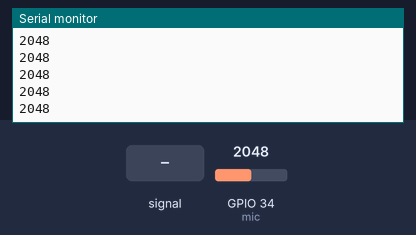
Bench run of a sketch on a simulated ESP32. Parts: the last lines printed to the serial monitor. The inputs (shaded band) are chosen by the test bench; at power-on: GPIO 34 (mic) = 2048.

Above: at 1.2 s.
1.3 s: GPIO 34 (mic) fed a 200 Hz sine of ±327 counts around its level
At 2.1 s:
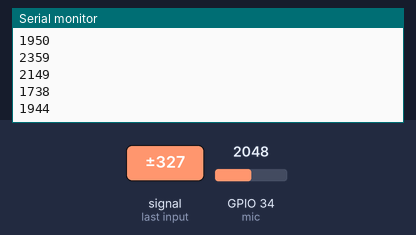
2.8 s: GPIO 34 (mic) set to 2866
At 3.5 s:
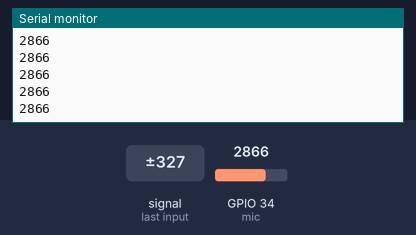
4.3 s: GPIO 34 (mic) fed a 1000 Hz sine of ±1023 counts around its level
5.8 s: GPIO 34 (mic) set to 4095
At 6.4 s:
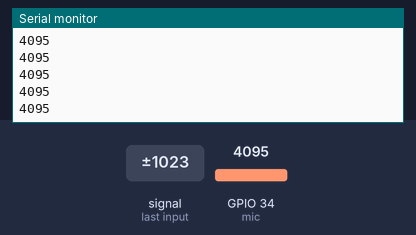
Timing chart, 0 to 8.3 s (numbered marks = the images above; inputs shaded):
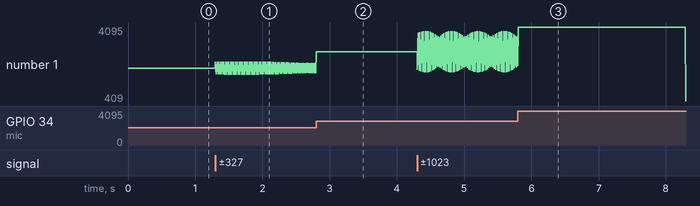

Measured:
- after the input at 1.3 s, the serial monitor: prints a new line at once (image 1)
- plotted number 1: 2048 → 1794 after the input at 1.3 s

The sketch:

mictest.ino
```cpp
int mic = 34;

// Variable to hold analog values from mic
int micOut;

void setup() {
  Serial.begin(9600);

}

void loop() {
  // read the input on analog pin 0:
  micOut = analogRead(mic);

  // print out the value you read:
  Serial.println(micOut);

}
```
